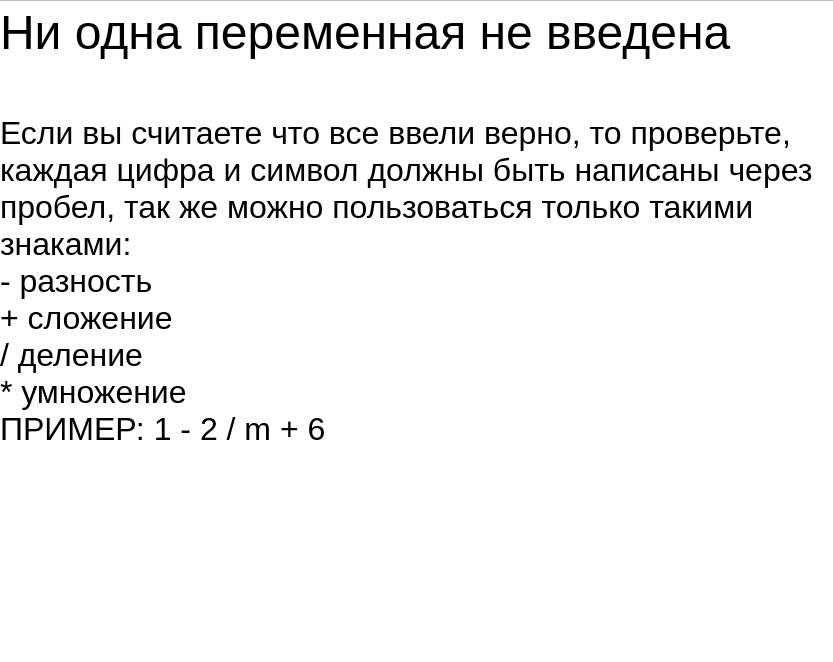
<?xml version="1.0" encoding="UTF-8"?>
<ui version="4.0">
 <class>Form</class>
 <widget class="QWidget" name="Form">
  <property name="geometry">
   <rect>
    <x>0</x>
    <y>0</y>
    <width>833</width>
    <height>662</height>
   </rect>
  </property>
  <property name="windowTitle">
   <string>Form</string>
  </property>
  <widget class="QTextBrowser" name="textBrowser">
   <property name="geometry">
    <rect>
     <x>-5</x>
     <y>0</y>
     <width>841</width>
     <height>721</height>
    </rect>
   </property>
   <property name="html">
    <string>&lt;!DOCTYPE HTML PUBLIC &quot;-//W3C//DTD HTML 4.0//EN&quot; &quot;http://www.w3.org/TR/REC-html40/strict.dtd&quot;&gt;
&lt;html&gt;&lt;head&gt;&lt;meta name=&quot;qrichtext&quot; content=&quot;1&quot; /&gt;&lt;style type=&quot;text/css&quot;&gt;
p, li { white-space: pre-wrap; }
&lt;/style&gt;&lt;/head&gt;&lt;body style=&quot; font-family:'MS Shell Dlg 2'; font-size:7.8pt; font-weight:400; font-style:normal;&quot;&gt;
&lt;p style=&quot; margin-top:0px; margin-bottom:0px; margin-left:0px; margin-right:0px; -qt-block-indent:0; text-indent:0px;&quot;&gt;&lt;span style=&quot; font-family:'.AppleSystemUIFont'; font-size:36pt;&quot;&gt;Ни одна переменная не введена&lt;/span&gt;&lt;/p&gt;
&lt;p style=&quot;-qt-paragraph-type:empty; margin-top:0px; margin-bottom:0px; margin-left:0px; margin-right:0px; -qt-block-indent:0; text-indent:0px; font-family:'.AppleSystemUIFont'; font-size:36pt;&quot;&gt;&lt;br /&gt;&lt;/p&gt;
&lt;p style=&quot; margin-top:0px; margin-bottom:0px; margin-left:0px; margin-right:0px; -qt-block-indent:0; text-indent:0px;&quot;&gt;&lt;span style=&quot; font-family:'.AppleSystemUIFont'; font-size:24pt;&quot;&gt;Если вы считаете что все ввели верно, то проверьте, каждая цифра и символ должны быть написаны через пробел, так же можно пользоваться только такими знаками: &lt;/span&gt;&lt;/p&gt;
&lt;p style=&quot; margin-top:0px; margin-bottom:0px; margin-left:0px; margin-right:0px; -qt-block-indent:0; text-indent:0px;&quot;&gt;&lt;span style=&quot; font-family:'.AppleSystemUIFont'; font-size:24pt;&quot;&gt;- разность&lt;/span&gt;&lt;/p&gt;
&lt;p style=&quot; margin-top:0px; margin-bottom:0px; margin-left:0px; margin-right:0px; -qt-block-indent:0; text-indent:0px;&quot;&gt;&lt;span style=&quot; font-family:'.AppleSystemUIFont'; font-size:24pt;&quot;&gt;+ сложение&lt;/span&gt;&lt;/p&gt;
&lt;p style=&quot; margin-top:0px; margin-bottom:0px; margin-left:0px; margin-right:0px; -qt-block-indent:0; text-indent:0px;&quot;&gt;&lt;span style=&quot; font-family:'.AppleSystemUIFont'; font-size:24pt;&quot;&gt;/ деление&lt;/span&gt;&lt;/p&gt;
&lt;p style=&quot; margin-top:0px; margin-bottom:0px; margin-left:0px; margin-right:0px; -qt-block-indent:0; text-indent:0px;&quot;&gt;&lt;span style=&quot; font-family:'.AppleSystemUIFont'; font-size:24pt;&quot;&gt;* умножение&lt;/span&gt;&lt;/p&gt;
&lt;p style=&quot; margin-top:0px; margin-bottom:0px; margin-left:0px; margin-right:0px; -qt-block-indent:0; text-indent:0px;&quot;&gt;&lt;span style=&quot; font-family:'.AppleSystemUIFont'; font-size:24pt;&quot;&gt;ПРИМЕР: 1 - 2 / m + 6&lt;/span&gt;&lt;/p&gt;&lt;/body&gt;&lt;/html&gt;</string>
   </property>
  </widget>
 </widget>
 <resources/>
 <connections/>
</ui>
